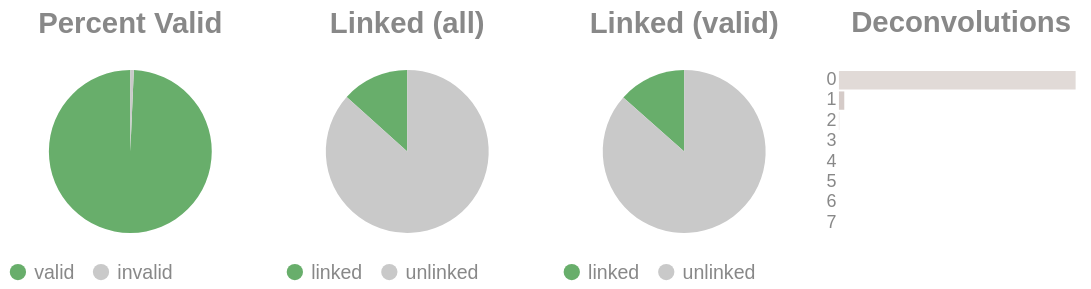

The code cell stored with this chart in its notebook:
### Code cell
if SKIPLR:
    pass
else:
    clash = Counter()
    for i in valids['molecule'].to_list():
        _mol = i.split("-")
        if len(_mol) == 1:
            clash.update('0')
        else:
            clash.update(_mol[-1])

    _d = {"deconvolutions": [], 'count': []}
    for k,v in clash.items():
        _d['deconvolutions'].append(k)
        _d['count'].append(v)

    tot_valid = valids['reads'].sum()
    mask = valids['reads'] >= 2
    n_linked_reads = valids.filter(mask)['reads'].sum()
    if n_linked_reads == 0:
        print_html("No linked molecules (>=2 reads) were detected; skipping linked-only distributions.")
        SKIPLR = True
    else:
        perc_valid = round(tot_valid / n_reads, 4)
        linked_perc_abs = round(n_linked_reads / n_reads, 4)
        linked_perc = round(n_linked_reads / tot_valid, 4)

    _valid = pl.DataFrame({"valids": ['valid', 'invalid'], "count": [tot_valid, n_reads - tot_valid]})
    _linked_abs = pl.DataFrame({"linked (absolute)": ['linked', 'unlinked'], "count": [n_linked_reads, n_reads - n_linked_reads]})
    _linked_rel = pl.DataFrame({"linked (valids)": ['linked', 'unlinked'], "count": [n_linked_reads, tot_valid - n_linked_reads]})

    (
        alt.hconcat(
            piechart(_valid, goodval = 'valid', title = "Percent Valid"),
            piechart(_linked_abs, goodval = "linked", title =  "Linked (all)"),
            piechart(_linked_rel, goodval = "linked", title =  "Linked (valid)"),
            convolutionbar(pl.DataFrame(_d), title = "Deconvolutions"),
            center = True,
            bounds = 'flush'
        )
        .resolve_scale(color='independent')
        .resolve_legend('independent')
        .properties(usermeta={'embedOptions': {"actions": False}})
    ).display()

### Figure 1 — Vega-Lite specification as saved in the notebook (floating-point values rounded to 4 significant figures)
{"width": "container", "height": 400, "config": {"title": {"anchor": "start", "dy": -15, "fontSize": 18, "color": "#888888", "subtitleColor": "#888888", "subtitleFontSize": 14}, "arc": {"fill": "#0072B2"}, "axis": {"domainColor": "#888888", "domainWidth": 0.5, "gridWidth": 0.2, "grid": false, "titleFontWeight": 400, "titleFontSize": 15, "labelFontSize": 11, "labelColor": "#888888", "tickColor": "#888888", "tickWidth": 0.2, "titleColor": "#888888"}, "axisBand": {"grid": false}, "axisX": {"grid": true, "tickSize": 10, "domainCap": "round"}, "axisY": {"domain": false, "grid": true, "tickSize": 0, "domainCap": "round"}, "background": "transparent", "header": {"labelFontSize": 15, "labelColor": "#888888", "titleFontSize": 15, "titleFontWeight": 600, "titleColor": "#888888"}, "legend": {"labelFont": "sans-serif", "labelFontSize": 12, "labelColor": "#888888", "symbolSize": 100, "symbolType": "circle", "titleFontSize": 12, "titlePadding": 10, "titleColor": "#888888", "title": null}, "range": {"category": ["#E69F00", "#56B4E9", "#009E73", "#F0E442", "#0072B2", "#D55E00", "#CC79A7", "#000000"], "diverging": ["#cfe8f3", "#a2d4ec", "#73bfe2", "#46abdb", "#1696d2", "#12719e"]}, "area": {"fill": "#0072B2", "fillOpacity": 0.7, "line": true, "strokeOpacity": 0.7}, "line": {"color": "#0072B2", "stroke": "#0072B2", "strokeWidth": 2}, "trail": {"color": "#0072B2", "stroke": "#0072B2", "strokeWidth": 0, "size": 1}, "point": {"filled": true, "fillOpacity": 1.0, "size": 95}, "text": {"color": "#888888", "fontSize": 11, "align": "right", "fontWeight": 400, "size": 11}, "bar": {"fill": "#0072B2", "stroke": null}, "view": {"stroke": null, "continuousWidth": 660, "continuousHeight": 400}}, "hconcat": [{"data": {"name": "data-3565c7b1451bfbbee45ccde088c6c420"}, "mark": {"type": "arc"}, "encoding": {"color": {"field": "valids", "legend": {"orient": "bottom", "title": null}, "scale": {"domain": ["valid", "invalid"], "range": ["#68ae6b", "#C9C9C9"]}, "title": "Valids", "type": "nominal"}, "theta": {"field": "count", "type": "quantitative"}, "tooltip": [{"field": "valids", "title": "Valids", "type": "ordinal"}, {"field": "percent", "format": ".2%", "title": "Percent", "type": "quantitative"}, {"field": "count", "title": "Count", "type": "quantitative"}]}, "height": 100, "title": {"text": "Percent Valid", "align": "center", "anchor": "middle"}, "transform": [{"calculate": "datum.count / 3017050", "as": "percent"}], "width": 150}, {"data": {"name": "data-942d21f26b4434ba8955d8c2cffb1cf2"}, "mark": {"type": "arc"}, "encoding": {"color": {"field": "linked (absolute)", "legend": {"orient": "bottom", "title": null}, "scale": {"domain": ["linked", "unlinked"], "range": ["#68ae6b", "#C9C9C9"]}, "title": "Linked (Absolute)", "type": "nominal"}, "theta": {"field": "count", "type": "quantitative"}, "tooltip": [{"field": "linked (absolute)", "title": "Linked (Absolute)", "type": "ordinal"}, {"field": "percent", "format": ".2%", "title": "Percent", "type": "quantitative"}, {"field": "count", "title": "Count", "type": "quantitative"}]}, "height": 100, "title": {"text": "Linked (all)", "align": "center", "anchor": "middle"}, "transform": [{"calculate": "datum.count / 3017050", "as": "percent"}], "width": 150}, {"data": {"name": "data-43764f62cb50e3a279c367008bca3000"}, "mark": {"type": "arc"}, "encoding": {"color": {"field": "linked (valids)", "legend": {"orient": "bottom", "title": null}, "scale": {"domain": ["linked", "unlinked"], "range": ["#68ae6b", "#C9C9C9"]}, "title": "Linked (Valids)", "type": "nominal"}, "theta": {"field": "count", "type": "quantitative"}, "tooltip": [{"field": "linked (valids)", "title": "Linked (Valids)", "type": "ordinal"}, {"field": "percent", "format": ".2%", "title": "Percent", "type": "quantitative"}, {"field": "count", "title": "Count", "type": "quantitative"}]}, "height": 100, "title": {"text": "Linked (valid)", "align": "center", "anchor": "middle"}, "transform": [{"calculate": "datum.count / 2996271", "as": "percent"}], "width": 150}, {"data": {"name": "data-17c5f6af23ad832ed6d0cc0d56979c96"}, "mark": {"type": "bar"}, "encoding": {"color": {"field": "deconvolutions", "legend": null, "scale": {"scheme": "lightgreyred"}, "type": "nominal"}, "tooltip": [{"field": "deconvolutions", "title": "Deconvolutions", "type": "ordinal"}, {"field": "percent", "format": ".2%", "title": "Percent", "type": "quantitative"}, {"field": "count", "title": "Count", "type": "quantitative"}], "x": {"axis": null, "field": "count", "type": "quantitative"}, "y": {"field": "deconvolutions", "sort": "ascending", "title": null, "type": "nominal"}}, "height": 100, "title": {"text": "Deconvolutions", "align": "center", "anchor": "middle"}, "transform": [{"calculate": "datum.count / 2776317", "as": "percent"}], "width": 150}], "bounds": "flush", "center": true, "resolve": {"legend": {"angle": "independent"}, "scale": {"color": "independent"}}, "usermeta": {"embedOptions": {"actions": false}}, "$schema": "https://vega.github.io/schema/vega-lite/v6.1.0.json", "datasets": {"data-3565c7b1451bfbbee45ccde088c6c420": [{"valids": "valid", "count": 2996271}, {"valids": "invalid", "count": 20779}], "data-942d21f26b4434ba8955d8c2cffb1cf2": [{"linked (absolute)": "linked", "count": 402803}, {"linked (absolute)": "unlinked", "count": 2614247}], "data-43764f62cb50e3a279c367008bca3000": [{"linked (valids)": "linked", "count": 402803}, {"linked (valids)": "unlinked", "count": 2593468}], "data-17c5f6af23ad832ed6d0cc0d56979c96": [{"deconvolutions": "0", "count": 2712221}, {"deconvolutions": "1", "count": 61267}, {"deconvolutions": "2", "count": 2633}, {"deconvolutions": "3", "count": 177}, {"deconvolutions": "4", "count": 15}, {"deconvolutions": "5", "count": 2}, {"deconvolutions": "6", "count": 1}, {"deconvolutions": "7", "count": 1}]}}
